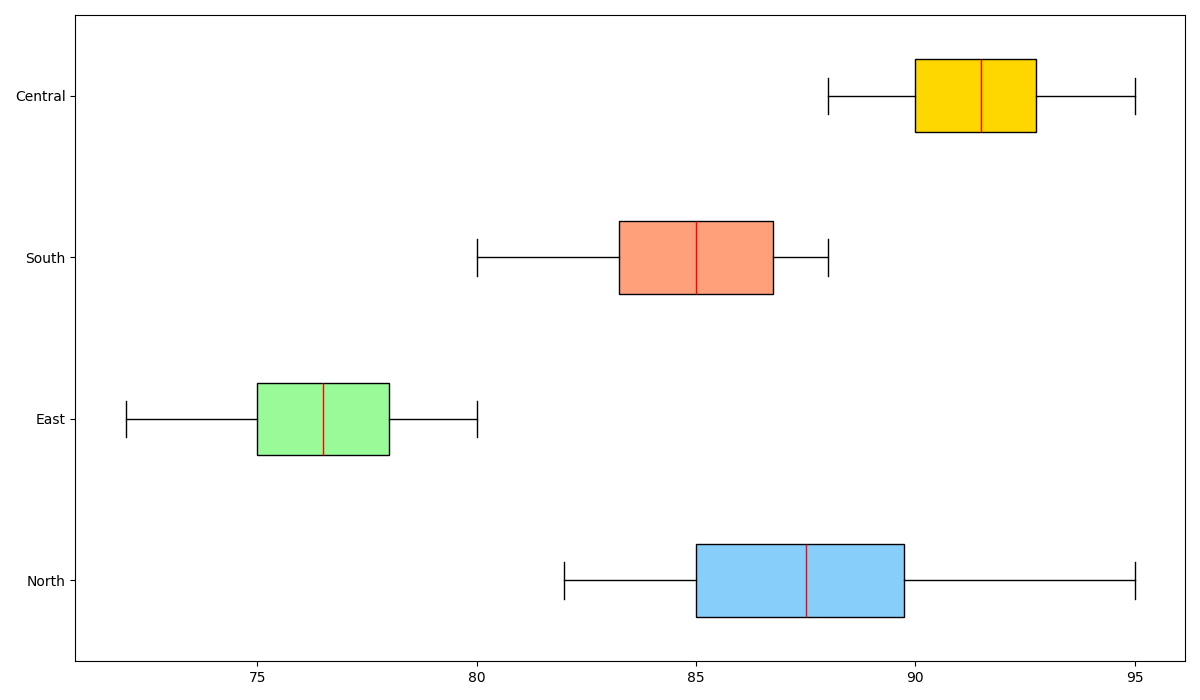

Python code for this plot:
import matplotlib.pyplot as plt
import numpy as np

regions = ['North', 'East', 'South', 'Central']
north_rivers = [85, 87, 90, 88, 83, 82, 85, 90, 95, 89]
east_rivers = [78, 75, 80, 72, 74, 79, 76, 77, 75, 78]
south_rivers = [88, 80, 85, 87, 83, 84, 86, 82, 85, 88]
central_rivers = [90, 88, 92, 91, 89, 95, 93, 94, 90, 92]

river_qualities = [north_rivers, east_rivers, south_rivers, central_rivers]

fig, ax = plt.subplots(figsize=(12, 7))

box = ax.boxplot(river_qualities, patch_artist=True, vert=False,
                 boxprops=dict(color='black'),
                 medianprops=dict(color='red'),
                 whiskerprops=dict(color='black'),
                 capprops=dict(color='black'),
                 flierprops=dict(marker='o', color='black', alpha=0.5))

colors = ['#87CEFA', '#98FB98', '#FFA07A', '#FFD700']
for patch, color in zip(box['boxes'], colors):
    patch.set_facecolor(color)

ax.set_yticks(np.arange(1, len(regions) + 1))
ax.set_yticklabels(regions)

plt.tight_layout()

plt.show()
